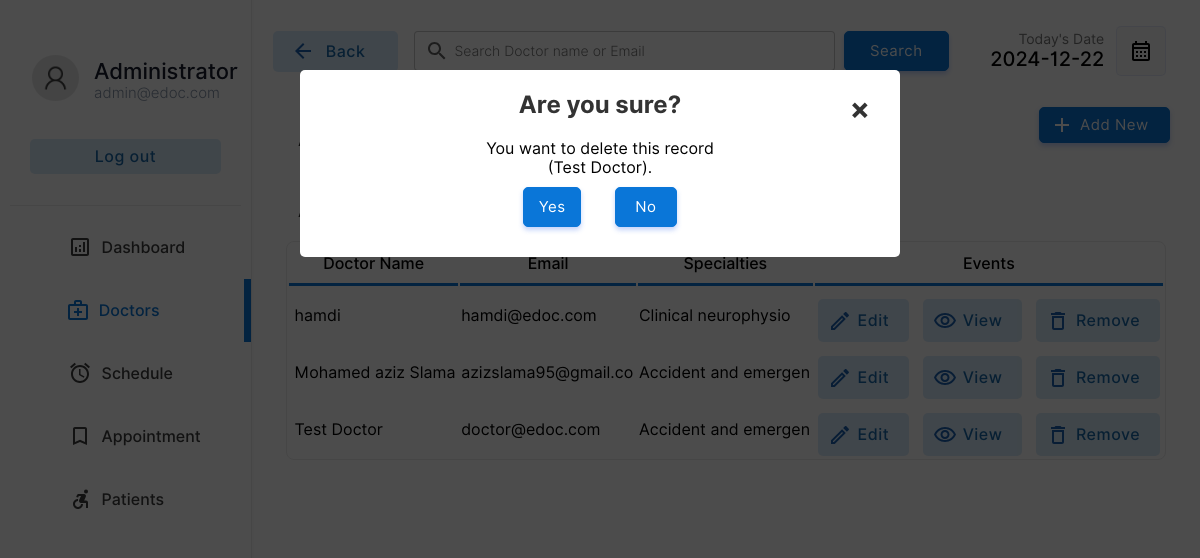
The page /doctor/doctors.php?action=drop&id=1&name=Test Doctor (signed in) on the database its author committed.
### tables this page shows
CREATE TABLE `doctor` (
  `docid` int(11) NOT NULL,
  `docemail` varchar(255) DEFAULT NULL,
  `docname` varchar(255) DEFAULT NULL,
  `docpassword` varchar(255) DEFAULT NULL,
  `docnic` varchar(15) DEFAULT NULL,
  `doctel` varchar(15) DEFAULT NULL,
  `specialties` int(2) DEFAULT NULL
);

CREATE TABLE `specialties` (
  `id` int(2) NOT NULL,
  `sname` varchar(50) DEFAULT NULL
);

### doctor/doctors.php (the view, shortened to what the rows shown need)
<!DOCTYPE html>
<html lang="en">
<head>
    <link rel="stylesheet" href="../css/animations.css">
    <link rel="stylesheet" href="../css/main.css">
    <link rel="stylesheet" href="../css/admin.css">
</head>
<body>
    <?php
    include("../connection.php");
    ?>
        <div class="dash-body">
            <table border="0" width="100%" style=" border-spacing: 0;margin:0;padding:0;margin-top:25px; ">
                <?php
                    if($_POST){
                        $keyword=$_POST["search"];
                        $sqlmain= "select * from doctor where docemail='$keyword' or docname='$keyword' or docname like '$keyword%' or docname like '%$keyword' or docname like '%$keyword%'";
                    }else{
                        $sqlmain= "select * from doctor order by docid desc";
                    }
                ?>
                <tr>
                   <td colspan="4">
                       <center>
                        <div class="abc scroll">
                        <table width="93%" class="sub-table scrolldown" border="0">
                        <thead>
                        <tr>
                                <th class="table-headin">
                                Doctor Name
                                </th>
                                <th class="table-headin">
                                    Email
                                </th>
                                <th class="table-headin">
                                    Specialties
                                </th>
                                <th class="table-headin">
                                    Events
                                </tr>
                        </thead>
                        <tbody>
                            <?php
                                $result= $database->query($sqlmain);
                                if($result->num_rows==0){
                                    echo '<tr>
                                    <td colspan="4">
                                    <br><br><br><br>
                                    <center>
                                    <img src="../img/notfound.svg" width="25%">
                                    <br>
                                    <p class="heading-main12" style="margin-left: 45px;font-size:20px;color:rgb(49, 49, 49)">We  couldnt find anything related to your keywords !</p>
                                    <a class="non-style-link" href="doctors.php"><button  class="login-btn btn-primary-soft btn"  style="display: flex;justify-content: center;align-items: center;margin-left:20px;">&nbsp; Show all Doctors &nbsp;</font></button>
                                    </a>
                                    </center>
                                    <br><br><br><br>
                                    </td>
                                    </tr>';
                                }
                                else{
                                for ( $x=0; $x<$result->num_rows;$x++){
                                    $row=$result->fetch_assoc();
                                    $docid=$row["docid"];
                                    $name=$row["docname"];
                                    $email=$row["docemail"];
                                    $spe=$row["specialties"];
                                    $spcil_res= $database->query("select sname from specialties where id='$spe'");
                                    $spcil_array= $spcil_res->fetch_assoc();
                                    $spcil_name=$spcil_array["sname"];
                                    echo '<tr>
                                        <td> &nbsp;'.
                                        substr($name,0,30)
                                        .'</td>
                                        <td>
                                        '.substr($email,0,20).'
                                        </td>
                                        <td>
                                            '.substr($spcil_name,0,20).'
                                        </td>
                                        <td>
                                        <div style="display:flex;justify-content: center;">
                                        <a href="?action=edit&id='.$docid.'&error=0" class="non-style-link"><button  class="btn-primary-soft btn button-icon btn-edit"  style="padding-left: 40px;padding-top: 12px;padding-bottom: 12px;margin-top: 10px;"><font class="tn-in-text">Edit</font></button></a>
                                        &nbsp;&nbsp;&nbsp;
                                        <a href="?action=view&id='.$docid.'" class="non-style-link"><button  class="btn-primary-soft btn button-icon btn-view"  style="padding-left: 40px;padding-top: 12px;padding-bottom: 12px;margin-top: 10px;"><font class="tn-in-text">View</font></button></a>
                                       &nbsp;&nbsp;&nbsp;
                                       <a href="?action=drop&id='.$docid.'&name='.$name.'" class="non-style-link"><button  class="btn-primary-soft btn button-icon btn-delete"  style="padding-left: 40px;padding-top: 12px;padding-bottom: 12px;margin-top: 10px;"><font class="tn-in-text">Remove</font></button></a>
                                        </div>
                                        </td>
                                    </tr>';
                                }
                            }
                            ?>
                            </tbody>
                        </table>
                        </div>
                        </center>
                   </td>
                </tr>
            </table>
        </div>
    <?php
    if($_GET){
        $id=$_GET["id"];
        $action=$_GET["action"];
        if($action=='drop'){
            $nameget=$_GET["name"];
            echo '
            <div id="popup1" class="overlay">
                    <div class="popup">
                    <center>
                        <h2>Are you sure?</h2>
                        <a class="close" href="doctors.php">&times;</a>
                        <div class="content">
                            You want to delete this record<br>('.substr($nameget,0,40).').
                        </div>
                        <div style="display: flex;justify-content: center;">
                        <a href="delete-doctor.php?id='.$id.'" class="non-style-link"><button  class="btn-primary btn"  style="display: flex;justify-content: center;align-items: center;margin:10px;padding:10px;"<font class="tn-in-text">&nbsp;Yes&nbsp;</font></button></a>&nbsp;&nbsp;&nbsp;
                        <a href="doctors.php" class="non-style-link"><button  class="btn-primary btn"  style="display: flex;justify-content: center;align-items: center;margin:10px;padding:10px;"><font class="tn-in-text">&nbsp;&nbsp;No&nbsp;&nbsp;</font></button></a>
                        </div>
                    </center>
            </div>
            </div>
            ';
        }elseif($action=='edit'){
            $sqlmain= "select * from doctor where docid='$id'";
            $result= $database->query($sqlmain);
            $row=$result->fetch_assoc();
            $name=$row["docname"];
            $email=$row["docemail"];
            $spe=$row["specialties"];
            $spcil_res= $database->query("select sname from specialties where id='$spe'");
            $spcil_array= $spcil_res->fetch_assoc();
            $spcil_name=$spcil_array["sname"];
            $nic=$row['docnic'];
            $tele=$row['doctel'];
            $error_1=$_GET["error"];
                $errorlist= array(
                    '1'=>'<label for="promter" class="form-label" style="color:rgb(255, 62, 62);text-align:center;">Already have an account for this Email address.</label>',
                    '2'=>'<label for="promter" class="form-label" style="color:rgb(255, 62, 62);text-align:center;">Password Conformation Error! Reconform Password</label>',
                    '3'=>'<label for="promter" class="form-label" style="color:rgb(255, 62, 62);text-align:center;"></label>',
                    '4'=>"",
                    '0'=>'',
                );
            if($error_1!='4'){
                    echo '
                    <div id="popup1" class="overlay">
                            <div class="popup">
                            <center>
                                <a class="close" href="doctors.php">&times;</a>
                                <div style="display: flex;justify-content: center;">
                                <div class="abc">
                                <table width="80%" class="sub-table scrolldown add-doc-form-container" border="0">
                                <tr>
                                        <td class="label-td" colspan="2">'.
                                            $errorlist[$error_1]
                                        .'</td>
                                    </tr>
                                    <tr>
                                        <td>
                                            <p style="padding: 0;margin: 0;text-align: left;font-size: 25px;font-weight: 500;">Edit Doctor Details.</p>
                                        Doctor ID : '.$id.' (Auto Generated)<br><br>
                                        </td>
                                    </tr>
                                    <tr>
                                        <td class="label-td" colspan="2">
                                            <form action="edit-doc.php" method="POST" class="add-new-form">
                                            <label for="Email" class="form-label">Email: </label>
                                            <input type="hidden" value="'.$id.'" name="id00">
                                        </td>
                                    </tr>
                                    <tr>
                                        <td class="label-td" colspan="2">
                                        <input type="email" name="email" class="input-text" placeholder="Email Address" value="'.$email.'" required><br>
                                        </td>
                                    </tr>
                                    <tr>
                                        <td class="label-td" colspan="2">
                                            <label for="name" class="form-label">Name: </label>
                                        </td>
                                    </tr>
                                    <tr>
                                        <td class="label-td" colspan="2">
                                            <input type="text" name="name" class="input-text" placeholder="Doctor Name" value="'.$name.'" required><br>
                                        </td>
                                    </tr>
                                    <tr>
                                        <td class="label-td" colspan="2">
                                            <label for="nic" class="form-label">NIC: </label>
                                        </td>
                                    </tr>
                                    <tr>
                                        <td class="label-td" colspan="2">
                                            <input type="text" name="nic" class="input-text" placeholder="NIC Number" value="'.$nic.'" required><br>
                                        </td>
                                    </tr>
                                    <tr>
                                        <td class="label-td" colspan="2">
                                            <label for="Tele" class="form-label">Telephone: </label>
                                        </td>
                                    </tr>
                                    <tr>
                                        <td class="label-td" colspan="2">
                                            <input type="tel" name="Tele" class="input-text" placeholder="Telephone Number" value="'.$tele.'" required><br>
                                        </td>
                                    </tr>
                                    <tr>
                                        <td class="label-td" colspan="2">
                                            <label for="spec" class="form-label">Choose specialties: (Current'.$spcil_name.')</label>
                                        </td>
                                    </tr>
                                    <tr>
                                        <td class="label-td" colspan="2">
                                            <select name="spec" id="" class="box">';
                                                $list11 = $database->query("select  * from  specialties;");
                                                for ($y=0;$y<$list11->num_rows;$y++){
                                                    $row00=$list11->fetch_assoc();
                                                    $sn=$row00["sname"];
                                                    $id00=$row00["id"];
                                                    echo "<option value=".$id00.">$sn</option><br/>";
                                                };
                                echo     '       </select><br><br>
                                        </td>
                                    </tr>
                                    <tr>
                                        <td class="label-td" colspan="2">
                                            <label for="password" class="form-label">Password: </label>
                                        </td>
                                    </tr>
                                    <tr>
                                        <td class="label-td" colspan="2">
                                            <input type="password" name="password" class="input-text" placeholder="Defind a Password" required><br>
                                        </td>
                                    </tr><tr>
                                        <td class="label-td" colspan="2">
                                            <label for="cpassword" class="form-label">Conform Password: </label>
                                        </td>
                                    </tr>
                                    <tr>
                                        <td class="label-td" colspan="2">
                                            <input type="password" name="cpassword" class="input-text" placeholder="Conform Password" required><br>
                                        </td>
                                    </tr>
                                    <tr>
                                        <td colspan="2">
                                            <input type="reset" value="Reset" class="login-btn btn-primary-soft btn" >&nbsp;&nbsp;&nbsp;&nbsp;&nbsp;
                                            <input type="submit" value="Save" class="login-btn btn-primary btn">
                                        </td>
                                    </tr>
                                    </form>
                                    </tr>
                                </table>
                                </div>
                                </div>
                            </center>
                            <br><br>
                    </div>
                    </div>
                    ';
        }; };
    };
?>
</body>
</html>

### rows shown on the page
doctor: docname "hamdi", docemail "hamdi@edoc.com", specialties.sname "Clinical neurophysio"
doctor: docname "Mohamed aziz Slama", docemail "azizslama95@gmail.co", specialties.sname "Accident and emergen"
doctor: docname "Test Doctor", docemail "doctor@edoc.com", specialties.sname "Accident and emergen"

### other values the page prints
substr($nameget,0,40) "Test Doctor"
